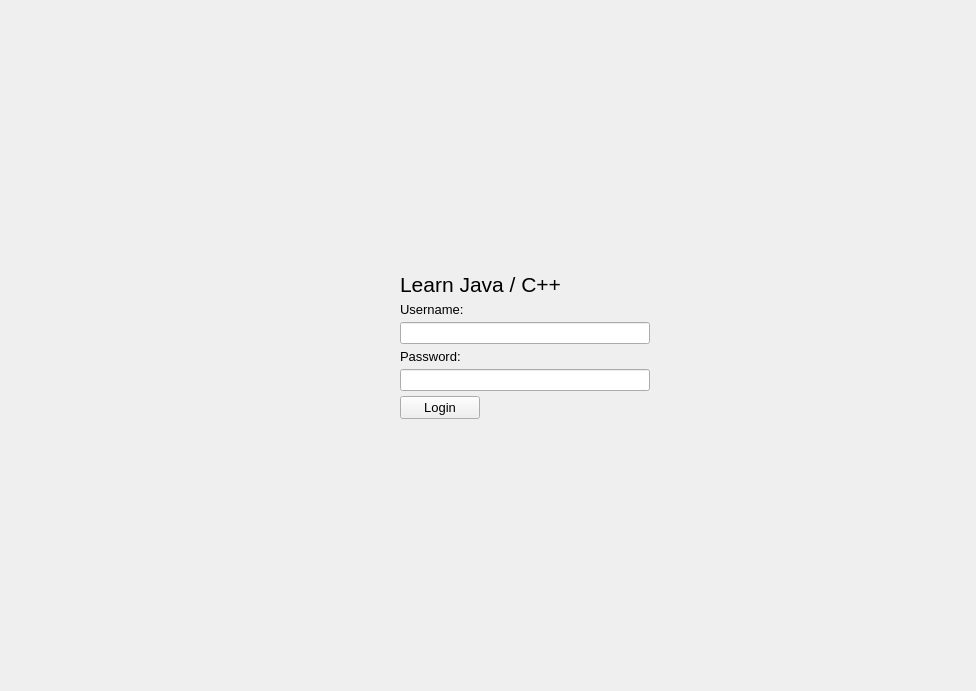
<?xml version="1.0" encoding="UTF-8"?>
<ui version="4.0">
 <class>index</class>
 <widget class="QMainWindow" name="index">
  <property name="geometry">
   <rect>
    <x>0</x>
    <y>0</y>
    <width>976</width>
    <height>691</height>
   </rect>
  </property>
  <property name="sizePolicy">
   <sizepolicy hsizetype="MinimumExpanding" vsizetype="Preferred">
    <horstretch>0</horstretch>
    <verstretch>0</verstretch>
   </sizepolicy>
  </property>
  <property name="minimumSize">
   <size>
    <width>800</width>
    <height>600</height>
   </size>
  </property>
  <property name="windowTitle">
   <string>Login</string>
  </property>
  <property name="windowIcon">
   <iconset>
    <normaloff>../../../../../Desktop/javaicon.png</normaloff>../../../../../Desktop/javaicon.png</iconset>
  </property>
  <property name="styleSheet">
   <string notr="true"/>
  </property>
  <widget class="QWidget" name="centralWidget">
   <property name="styleSheet">
    <string notr="true">QWidget#centralWidget
{
border-image: url(Image/bg.jpg) 0 0 0 0 stretch stretch;
border-width: 0px;
}</string>
   </property>
   <layout class="QVBoxLayout" name="verticalLayout">
    <property name="leftMargin">
     <number>0</number>
    </property>
    <property name="topMargin">
     <number>0</number>
    </property>
    <property name="rightMargin">
     <number>0</number>
    </property>
    <property name="bottomMargin">
     <number>0</number>
    </property>
    <item>
     <layout class="QFormLayout" name="formLayout">
      <property name="rowWrapPolicy">
       <enum>QFormLayout::WrapAllRows</enum>
      </property>
      <property name="labelAlignment">
       <set>Qt::AlignCenter</set>
      </property>
      <property name="formAlignment">
       <set>Qt::AlignCenter</set>
      </property>
      <property name="horizontalSpacing">
       <number>0</number>
      </property>
      <property name="verticalSpacing">
       <number>5</number>
      </property>
      <property name="leftMargin">
       <number>400</number>
      </property>
      <item row="2" column="1">
       <widget class="QLineEdit" name="usernameLineEdit">
        <property name="maximumSize">
         <size>
          <width>250</width>
          <height>16777215</height>
         </size>
        </property>
       </widget>
      </item>
      <item row="4" column="0">
       <widget class="QLabel" name="passwordLabel">
        <property name="font">
         <font>
          <family>Arial</family>
          <pointsize>10</pointsize>
         </font>
        </property>
        <property name="text">
         <string>Password:</string>
        </property>
       </widget>
      </item>
      <item row="4" column="1">
       <widget class="QLineEdit" name="passwordLineEdit">
        <property name="maximumSize">
         <size>
          <width>250</width>
          <height>16777215</height>
         </size>
        </property>
       </widget>
      </item>
      <item row="5" column="0">
       <widget class="QPushButton" name="loginBtn">
        <property name="font">
         <font>
          <family>Arial</family>
          <pointsize>10</pointsize>
         </font>
        </property>
        <property name="styleSheet">
         <string notr="true"/>
        </property>
        <property name="text">
         <string>Login</string>
        </property>
       </widget>
      </item>
      <item row="2" column="0">
       <widget class="QLabel" name="usernameLabel">
        <property name="font">
         <font>
          <family>Arial</family>
          <pointsize>10</pointsize>
         </font>
        </property>
        <property name="text">
         <string>Username:</string>
        </property>
       </widget>
      </item>
      <item row="0" column="0">
       <widget class="QLabel" name="titleLabel">
        <property name="font">
         <font>
          <family>Arial</family>
          <pointsize>16</pointsize>
         </font>
        </property>
        <property name="text">
         <string>Learn Java / C++</string>
        </property>
       </widget>
      </item>
     </layout>
    </item>
   </layout>
  </widget>
  <action name="actionLogout">
   <property name="text">
    <string>Change Password</string>
   </property>
  </action>
  <action name="actionClose_Alt_F4">
   <property name="text">
    <string>Close (Alt + F4)</string>
   </property>
  </action>
  <action name="actionLogout_2">
   <property name="text">
    <string>Logout</string>
   </property>
  </action>
 </widget>
 <layoutdefault spacing="6" margin="11"/>
 <resources/>
 <connections/>
</ui>
